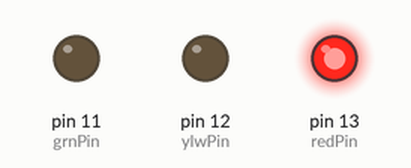
The sketch below on a simulated Arduino Uno, built with avr-gcc and run on an emulated ATmega328P. Parts: output pins drawn as LEDs (lit = HIGH).

Above: at 1.0 s.
At 2.7 s:
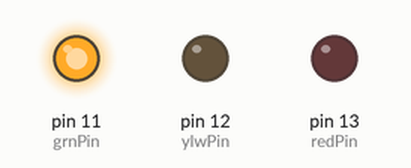
At 3.7 s:
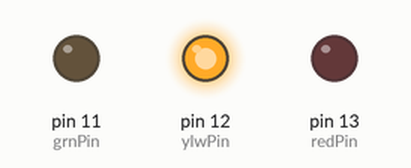
Timing chart, 0 to 5.2 s (numbered marks = the images above):
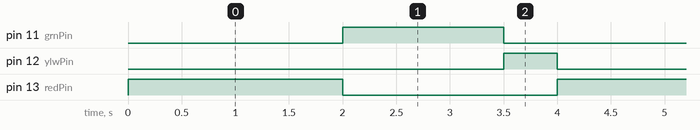

Measured:
- by itself, pin 11 (grnPin): alternates HIGH for 1.5 s and LOW for 2.5 s
- by itself, pin 12 (ylwPin): alternates HIGH for 0.50 s and LOW for 3.5 s
- by itself, pin 13 (redPin): alternates HIGH for 2.0 s and LOW for 2.0 s

The sketch:

sketch_jan07a_stoplight.ino
```cpp
byte redPin = 13;
byte ylwPin = 12;
byte grnPin = 11;

void setup() {
  // red light
  pinMode(redPin, OUTPUT);
  // yellow light
  pinMode(ylwPin, OUTPUT);
  // green light
  pinMode(grnPin, OUTPUT);

}

void loop() {
  // turn on red light
  digitalWrite(redPin, HIGH);
  digitalWrite(ylwPin, LOW);
  digitalWrite(grnPin, LOW);
  delay(2000);

  // turn on green light
  digitalWrite(redPin, LOW);
  digitalWrite(ylwPin, LOW);
  digitalWrite(grnPin, HIGH);
  delay(1500);

  // turn on yellow light
  digitalWrite(redPin, LOW);
  digitalWrite(ylwPin, HIGH);
  digitalWrite(grnPin, LOW);
  delay(500);


}
```
